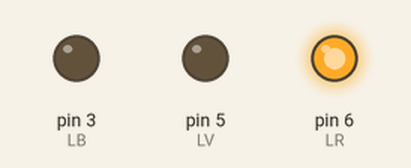
A sketch run on a simulated Arduino Uno, built with avr-gcc and run on an emulated ATmega328P. Parts: output pins drawn as LEDs (lit = HIGH).

Above: at 0.5 s.
At 2.5 s:
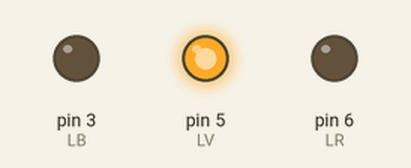
At 4.5 s:
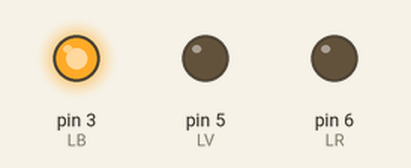
At 8.5 s:
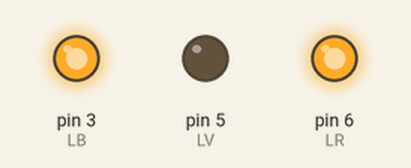
At 12.5 s:
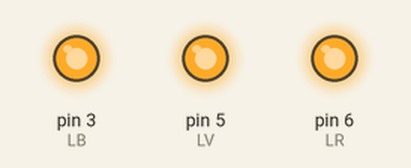
At 17.5 s:
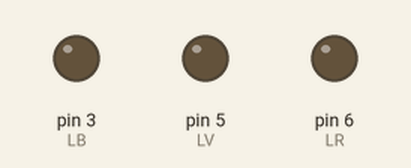
Timing chart, 0 to 18.2 s (numbered marks = the images above):
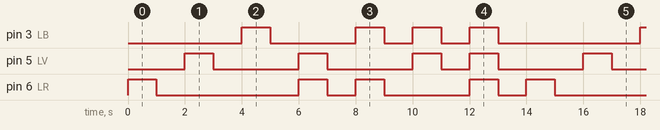

Measured:
- by itself, pin 3 (LB): repeats every 14.0 s: LOW 3.0 s, 2 × (HIGH 1.0 s, LOW 1.0 s), HIGH 1.0 s, LOW 5.0 s, HIGH 1.0 s
- by itself, pin 5 (LV): repeats every 14.0 s: 2 × (LOW 3.0 s, HIGH 1.0 s), LOW 1.0 s, HIGH 1.0 s, LOW 3.0 s, HIGH 1.0 s
- by itself, pin 6 (LR): repeats every 14.0 s: LOW 5.0 s, HIGH 1.0 s, LOW 1.0 s, HIGH 1.0 s, LOW 3.0 s, HIGH 1.0 s, LOW 1.0 s, HIGH 1.0 s

The sketch:

controller_triled.ino
```cpp
const int LB=3;
const int LV=5;
const int LR=6;

const boolean R=true;
const boolean V=true;
const boolean B=true;

int vitesse=1000;

void setup() {

  pinMode(LV,OUTPUT);
  pinMode(LR,OUTPUT);
  pinMode(LB,OUTPUT);

}

void loop() {

  ledRVB(R,0,0),ledRVB(0,0,0);
  ledRVB(0,V,0),ledRVB(0,0,0);
  ledRVB(0,0,B),ledRVB(0,0,0);
  ledRVB(R,V,0),ledRVB(0,0,0);
  ledRVB(R,0,B),ledRVB(0,0,0);
  ledRVB(0,V,B),ledRVB(0,0,0);
  ledRVB(R,V,B),ledRVB(0,0,0);
}

void ledRVB(boolean Rouge,boolean Vert,boolean Bleu) {

  if(Rouge==true) digitalWrite(LR,HIGH);
  else digitalWrite(LR,LOW);

  if(Vert==true) digitalWrite(LV,HIGH);
  else digitalWrite(LV,LOW);

  if(Bleu==true) digitalWrite(LB,HIGH);
  else digitalWrite(LB,LOW);

  delay(vitesse);

}
```
